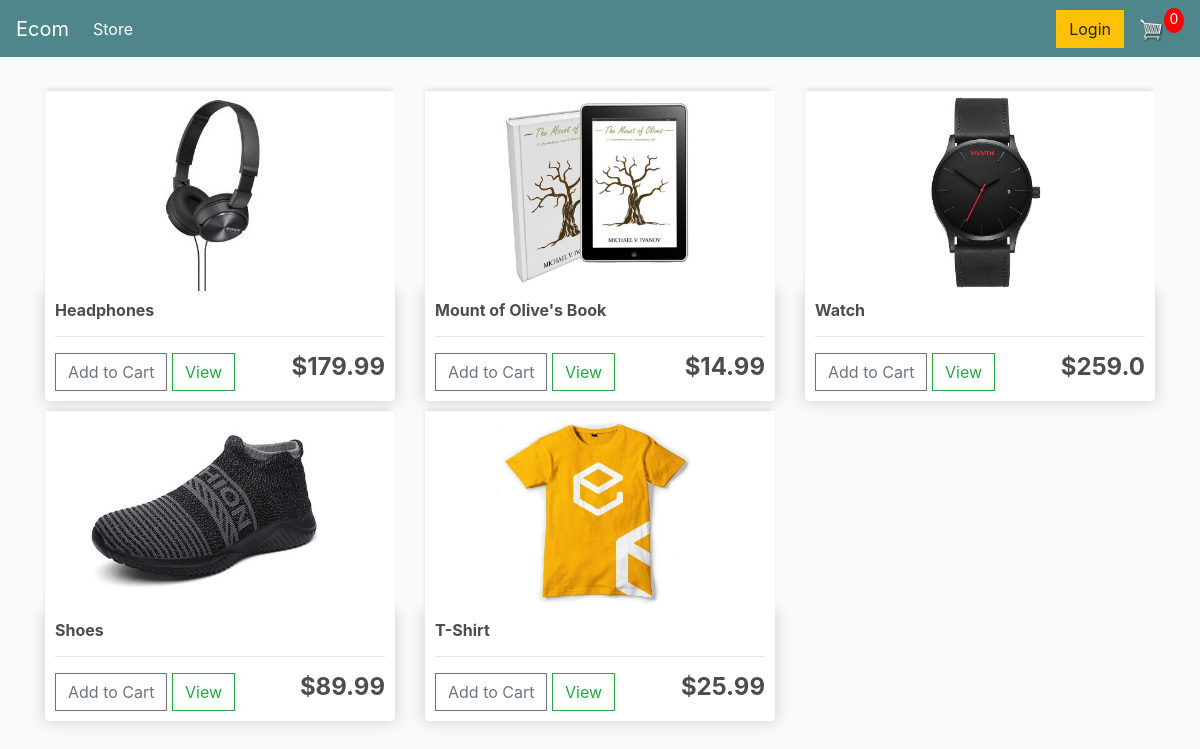
The page / on the database its author committed.
### store/models.py (models this page shows, shortened)
class Product(models.Model):
	name = models.CharField(max_length=200)
	price = models.FloatField()
	digital = models.BooleanField(default=False,null=True, blank=True)
	image = models.ImageField(null=True, blank=True)
	@property
	def imageURL(self):
		try:
			url = self.image.url
		except:
			url = ''
		return url

### store/views.py (the view)
# urls.py: path('', include('store.urls')),
def store(request):
	data = cartData(request)
	cartItems = data['cartItems']
	order = data['order']
	items = data['items']
	products = Product.objects.all()
	context = {'products':products, 'cartItems':cartItems}
	return render(request, 'store/store.html', context)

### store/utils.py (called while the page is built, shortened)
def cookieCart(request):
	try:
		cart = json.loads(request.COOKIES['cart'])
	except:
		cart = {}
		print('CART:', cart)
	items = []
	order = {'get_cart_total':0, 'get_cart_items':0, 'shipping':False}
	cartItems = order['get_cart_items']
	return {'cartItems':cartItems ,'order':order, 'items':items}

def cartData(request):
	if request.user.is_authenticated:
		customer = request.user.customer
		order, created = Order.objects.get_or_create(customer=customer, complete=False)
		items = order.orderitem_set.all()
		cartItems = order.get_cart_items
	else:
		cookieData = cookieCart(request)
		cartItems = cookieData['cartItems']
		order = cookieData['order']
		items = cookieData['items']
	return {'cartItems':cartItems ,'order':order, 'items':items}

### store/templates/store/store.html
{% extends 'store/main.html' %}
{% load static %}
{% block content %}
	<div class="row">
		{% for product in products %}
		<div class="col-lg-4">
			<img class="thumbnail" src="{{product.imageURL}}">
			<div class="box-element product">
				<h6><strong>{{product.name}}</strong></h6>
				<hr>
				<div style="display: flex; gap:1em; justify-content: space-between;">
					<div>
						<button data-product="{{product.id}}" data-action="add" class="btn btn-outline-secondary add-btn update-cart">Add to Cart</button>
						<a class="btn btn-outline-success" href="#">View</a>
					</div>
					<h4><strong>${{product.price}}</strong></h4>
				</div>
			</div>
		</div>
		{% endfor %}
	</div>
{% endblock content %}

### store/templates/store/main.html (shortened to what this page needs)
<!DOCTYPE html>
{% load static %}
<html>
<head>
	<link rel="stylesheet" href="https://stackpath.bootstrapcdn.com/bootstrap/4.4.1/css/bootstrap.min.css">
	<link rel="stylesheet" type="text/css" href="{% static 'css/main.css' %}">
</head>
<body>
	<nav class="navbar navbar-expand-lg navbar-dark bg-dark">
	  <a class="navbar-brand" href="{% url 'store' %}">Ecom</a>
	  <div class="collapse navbar-collapse" id="navbarSupportedContent">
	    <ul class="navbar-nav mr-auto">
	      <li class="nav-item active">
	        <a class="nav-link" href="{% url 'store' %}">Store <span class="sr-only">(current)</span></a>
	      </li>
	    </ul>
	    <div class="form-inline my-2 my-lg-0">
	     	<a href="#"class="btn btn-warning">Login</a>
	     	<a href="{% url 'cart' %}">
	    		<img  id="cart-icon" src="{% static 'images/cart.png' %}">
	    	</a>
	    	<p id="cart-total">{{cartItems}}</p>
	    </div>
	  </div>
	</nav>
     <div class="container">
            <br>
            {% block content %}
            {% endblock content %}
         </div>
</body>
</html>

### static/css/main.css (style rules this page uses)
body { background-color: hsl(0, 0%, 98%); }
h1,h2,h3,h4,h5,h6 { color:hsl(0, 0%, 30%); }
.box-element { box-shadow:hsl(0, 0%, 80%) 0 0 16px; background-color: #fff; border-radius: 4px; padding: 10px; }
.thumbnail { width: 100%; height: 200px; -webkit-box-shadow: -1px -3px 5px -2px rgba(214,214,214,1); -moz-box-shadow: -1px -3px 5px -2px rgba(214,214,214,1); box-shadow: -1px -3px 5px -2px rgba(214,214,214,1); }
.product { border-radius: 0 0 4px 4px; }
.bg-dark { background-color: #4f868c!important; }
#cart-icon { width:25px; display: inline-block; margin-left: 15px; }
#cart-total { display: block; text-align: center; color:#fff; background-color: red; width: 20px; height: 25px; border-radius: 50%; font-size: 14px; }
.col-lg-4, .col-lg-6, .col-lg-8, .col-lg-12 { margin-top: 10px; }
.btn { border-radius: 0; }

### rows shown on the page
Product: imageURL (picture), name "Headphones", price "179.99"
Product: imageURL (picture), name "Mount of Olive's Book", price "14.99"
Product: imageURL (picture), name "Watch", price "259.0"
Product: imageURL (picture), name "Shoes", price "89.99"
Product: imageURL (picture), name "T-Shirt", price "25.99"

### other values the page prints
{{ cartItems }} "0"
